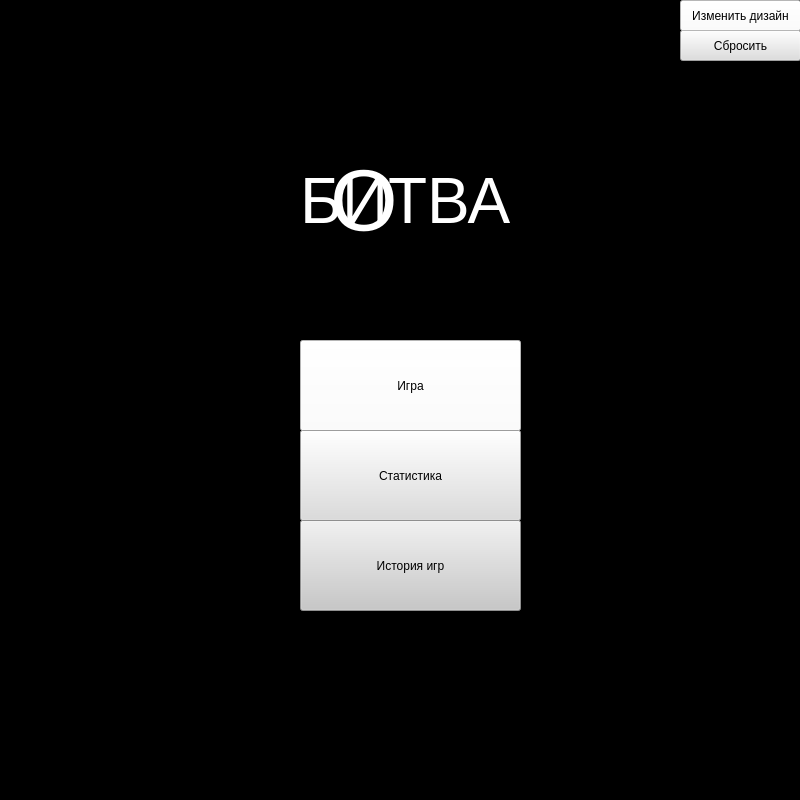
<?xml version="1.0" encoding="UTF-8"?>
<ui version="4.0">
 <class>MainWindow</class>
 <widget class="QMainWindow" name="MainWindow">
  <property name="geometry">
   <rect>
    <x>0</x>
    <y>0</y>
    <width>800</width>
    <height>800</height>
   </rect>
  </property>
  <property name="font">
   <font>
    <pointsize>36</pointsize>
   </font>
  </property>
  <property name="windowTitle">
   <string>MainWindow</string>
  </property>
  <property name="styleSheet">
   <string notr="true">background-color: rgb(0, 0, 0);</string>
  </property>
  <widget class="QWidget" name="centralwidget">
   <widget class="QLabel" name="label">
    <property name="geometry">
     <rect>
      <x>330</x>
      <y>150</y>
      <width>401</width>
      <height>101</height>
     </rect>
    </property>
    <property name="font">
     <font>
      <family>Arial</family>
      <pointsize>65</pointsize>
      <weight>50</weight>
      <bold>false</bold>
     </font>
    </property>
    <property name="styleSheet">
     <string notr="true">background-color: qlineargradient(spread:pad, x1:0, y1:0, x2:1, y2:0, stop:0 rgba(0, 0, 0, 0), stop:1 rgba(255, 255, 255, 0));
color: rgb(255, 255, 255);</string>
    </property>
    <property name="text">
     <string>О</string>
    </property>
   </widget>
   <widget class="QPushButton" name="pl">
    <property name="geometry">
     <rect>
      <x>300</x>
      <y>340</y>
      <width>221</width>
      <height>91</height>
     </rect>
    </property>
    <property name="styleSheet">
     <string notr="true">background-color: rgb(255, 255, 255);
font: 12pt &quot;MS Shell Dlg 2&quot;;</string>
    </property>
    <property name="text">
     <string>Игра</string>
    </property>
   </widget>
   <widget class="QPushButton" name="stat">
    <property name="geometry">
     <rect>
      <x>300</x>
      <y>430</y>
      <width>221</width>
      <height>91</height>
     </rect>
    </property>
    <property name="styleSheet">
     <string notr="true">background-color: rgb(220, 220, 220);
font: 12pt &quot;MS Shell Dlg 2&quot;;</string>
    </property>
    <property name="text">
     <string>Статистика</string>
    </property>
   </widget>
   <widget class="QPushButton" name="sp">
    <property name="geometry">
     <rect>
      <x>680</x>
      <y>30</y>
      <width>121</width>
      <height>31</height>
     </rect>
    </property>
    <property name="styleSheet">
     <string notr="true">background-color: rgb(222, 222, 222);</string>
    </property>
    <property name="text">
     <string>Сбросить</string>
    </property>
   </widget>
   <widget class="QPushButton" name="change">
    <property name="geometry">
     <rect>
      <x>680</x>
      <y>0</y>
      <width>121</width>
      <height>31</height>
     </rect>
    </property>
    <property name="styleSheet">
     <string notr="true">background-color: rgb(255, 255, 255);</string>
    </property>
    <property name="text">
     <string>Изменить дизайн</string>
    </property>
   </widget>
   <widget class="QLabel" name="label_2">
    <property name="geometry">
     <rect>
      <x>300</x>
      <y>150</y>
      <width>411</width>
      <height>101</height>
     </rect>
    </property>
    <property name="font">
     <font>
      <family>Arial</family>
      <pointsize>48</pointsize>
      <weight>50</weight>
      <bold>false</bold>
     </font>
    </property>
    <property name="styleSheet">
     <string notr="true">background-color: qlineargradient(spread:pad, x1:0, y1:0, x2:1, y2:0, stop:0 rgba(0, 0, 0, 0), stop:1 rgba(255, 255, 255, 0));
color: rgb(255, 255, 255);</string>
    </property>
    <property name="text">
     <string>БИТВА</string>
    </property>
   </widget>
   <widget class="QPushButton" name="history">
    <property name="geometry">
     <rect>
      <x>300</x>
      <y>520</y>
      <width>221</width>
      <height>91</height>
     </rect>
    </property>
    <property name="styleSheet">
     <string notr="true">background-color: rgb(200, 200, 200);
font: 12pt &quot;MS Shell Dlg 2&quot;;</string>
    </property>
    <property name="text">
     <string>История игр</string>
    </property>
   </widget>
  </widget>
  <widget class="QStatusBar" name="statusbar"/>
 </widget>
 <resources/>
 <connections/>
</ui>
